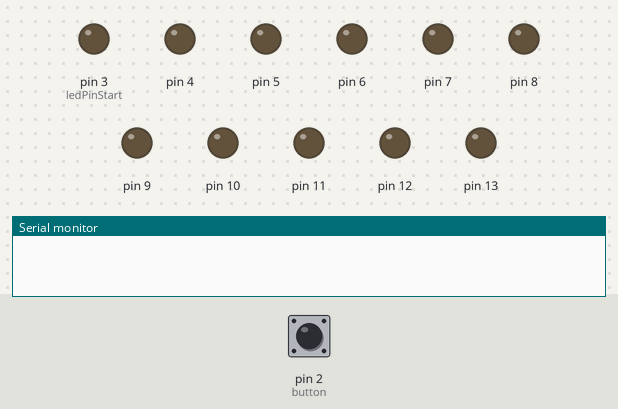
Bench run of a sketch on a simulated Arduino Uno, built with avr-gcc and run on an emulated ATmega328P. On the bench: output pins drawn as LEDs (lit = HIGH), the last lines printed to the serial monitor. The inputs (shaded band) are chosen by the test bench; at power-on: pin 2 (button) HIGH.

Above: at 0.8 s.
0.9 s: pin 2 (button) pulled LOW for 3.2 s
At 2.6 s:
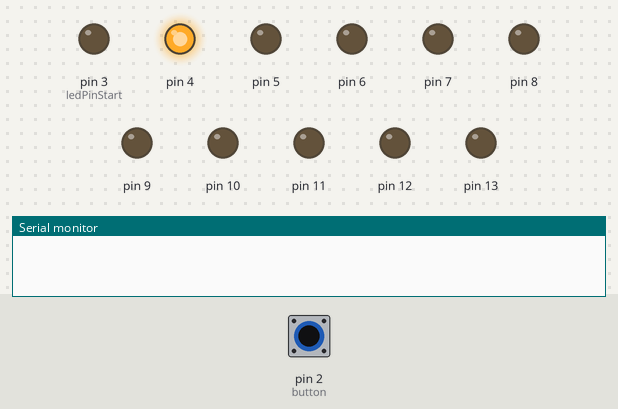
At 6.4 s:
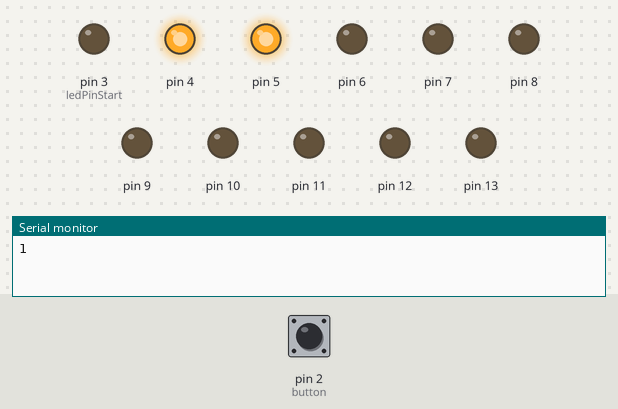
Timing chart, 0 to 14.6 s (numbered marks = the images above; inputs shaded):
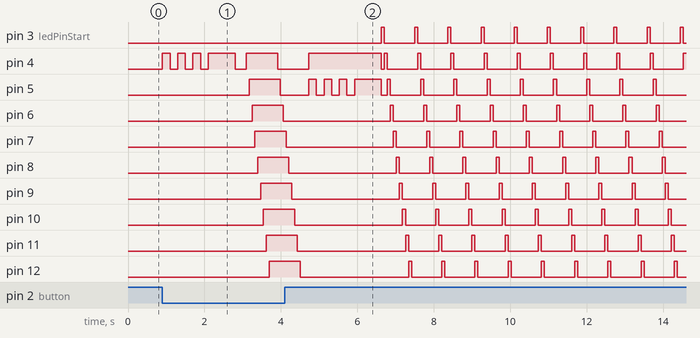

Measured:
- after the input at 0.9 s, pin 3 (ledPinStart): alternates HIGH for 0.08 s and LOW for 0.79 s, starting after 5.7 s; pin 4: LOW → HIGH at once, → LOW 0.20 s later, → HIGH 0.20 s later, → LOW 0.20 s later, … (31 changes in this stretch)

The sketch:

RoundAboutGame.ino
```cpp
//GLOBAL CONSTANTS
const int button = 2;
const int lightNums = 11;
const int ledPinStart = 3;
int del = 85;
const int difficulty = 6; //INCREMENTATION FOR EACH LEVEL WON
const int blinkDel = 200; //DON'T CHANGE
int led[lightNums];
boolean gameMode = true;
int level = 1;
int lightWhenPushed;
int temp = ledPinStart;
boolean gameEnd = false;
void setup() {
  int val = 0;
  Serial.begin(9600);
  for(int i = 0; i < lightNums; i++)
  {
    led[i] = temp;
    pinMode(led[i], OUTPUT);
    temp++;
  }
  pinMode(button, INPUT_PULLUP);
  while(digitalRead(button)){
    gameMode = true;
    val++;
  }
  levelUp();
}

void loop() {
  while(gameEnd)  //TO PLAY ANOTHER GAME
  {
    del = 90;
    level = 1;
    if(!digitalRead(button))
    {
      gameEnd = false;
      gameMode = true;
      break;
    }
  }
  while (gameMode)
  {
    for(int i = 0; i < lightNums; i++)
    {
      if(!digitalRead(button))
      {
        lightWhenPushed = i;
        gameMode = false;
        break;
      }
      digitalWrite(led[i], HIGH);
      if(!digitalRead(button))
      {
        lightWhenPushed = i;
        gameMode = false;
        break;
      }
      delay(del);
      if(!digitalRead(button))
      {
        lightWhenPushed = i;
        gameMode = false;
        break;
      }
      digitalWrite(led[i], LOW);
      continue;
    }
    if(!gameMode)
    {
      break;
    }
  }
  Serial.println(!digitalRead(button));
  checkWinner(lightWhenPushed);
}

boolean checkPush()   //CHECKS IF THE BUTTON IS PUSHED
{
  if(!digitalRead(button))
  {
    return true;
  }
  else
  {
    return false;
  }
}

void checkWinner(int endingLight)//CHECKS IF WE HAVE A WINNER
{
  if(endingLight == 0)  //IF YOU GET THE GREEN LIGHT, YOU WIN
  {
    del -= difficulty;
    delay(300);
    winnerBlink();
    gameMode = true;
    levelUp();
  }
  else
  {
    for(int i = 0; i < 4; i++)
    {
      digitalWrite(led[lightWhenPushed], HIGH);
      delay(blinkDel);
      digitalWrite(led[lightWhenPushed], LOW);
      delay(blinkDel);
    }
    gameMode = true;
  }
}

void winnerBlink()//THE BLINK FUNCTION FOR IF A WINNER IS TRUE
{
  int blinkList[lightNums-1];
  for(int i = 1; i < lightNums; i++)
  {
    blinkList[i-1] = led[i];
  }

  //BLINKING
  for(int r = 0; r < 1; r++)
  {
    //ALL ON
    for(int i = 0; i < lightNums; i++)
    {
      digitalWrite(blinkList[i], HIGH);
      delay(del-5);
    }
    //ALL OFF
    for(int i = 0; i < lightNums; i++)
    {
      digitalWrite(blinkList[i], LOW);
      delay(del-5);
    }
    digitalWrite(led[0], LOW);
  }
  if(level == lightNums)//IF YOU PASS ALL OF THE LEVELS
  {
    for(int r = 0; r < 10; r++)
    {
      for(int i = 0; i < lightNums; i++)
      {
        if(i % 2 == 0)
        {
          digitalWrite(led[i], HIGH);
        }
      }
      delay(400);
      allOff();
      gameEnd = true;
      for(int i = 0; i < lightNums; i++)
      {
        if(i % 2 != 0)
        {
          digitalWrite(led[i], HIGH);
        }
      }
      delay(400);
      allOff();
    }
  }

}
void levelUp()//LEVEL UP FUNCTION
{
  //BEGINS AT LEVEL 1
  for(int i = 1; i < level; i++)//TURNS ON THE PRECEDING LIGHTS
  {
    digitalWrite(led[i], HIGH);
  }
  for(int r = 0; r < 3; r++)//TURNS ON THE CURRENT LEVEL LIGHT
  {
    digitalWrite(led[level], HIGH);
    delay(blinkDel);
    digitalWrite(led[level], LOW);
    delay(blinkDel);
  }
    digitalWrite(led[level], HIGH);
    delay(700);
    digitalWrite(led[level], LOW);
  for(int i = 0; i < lightNums; i++)//TURNS OFF ALL THE LIGHTS
  {
    digitalWrite(led[i], LOW);
  }
  level++;//PREPS FOR NEXT LEVEL
}

void allOff()
{
  for(int i = 0; i < lightNums; i++)
  {
    digitalWrite(led[i], LOW);
  }
}
```
